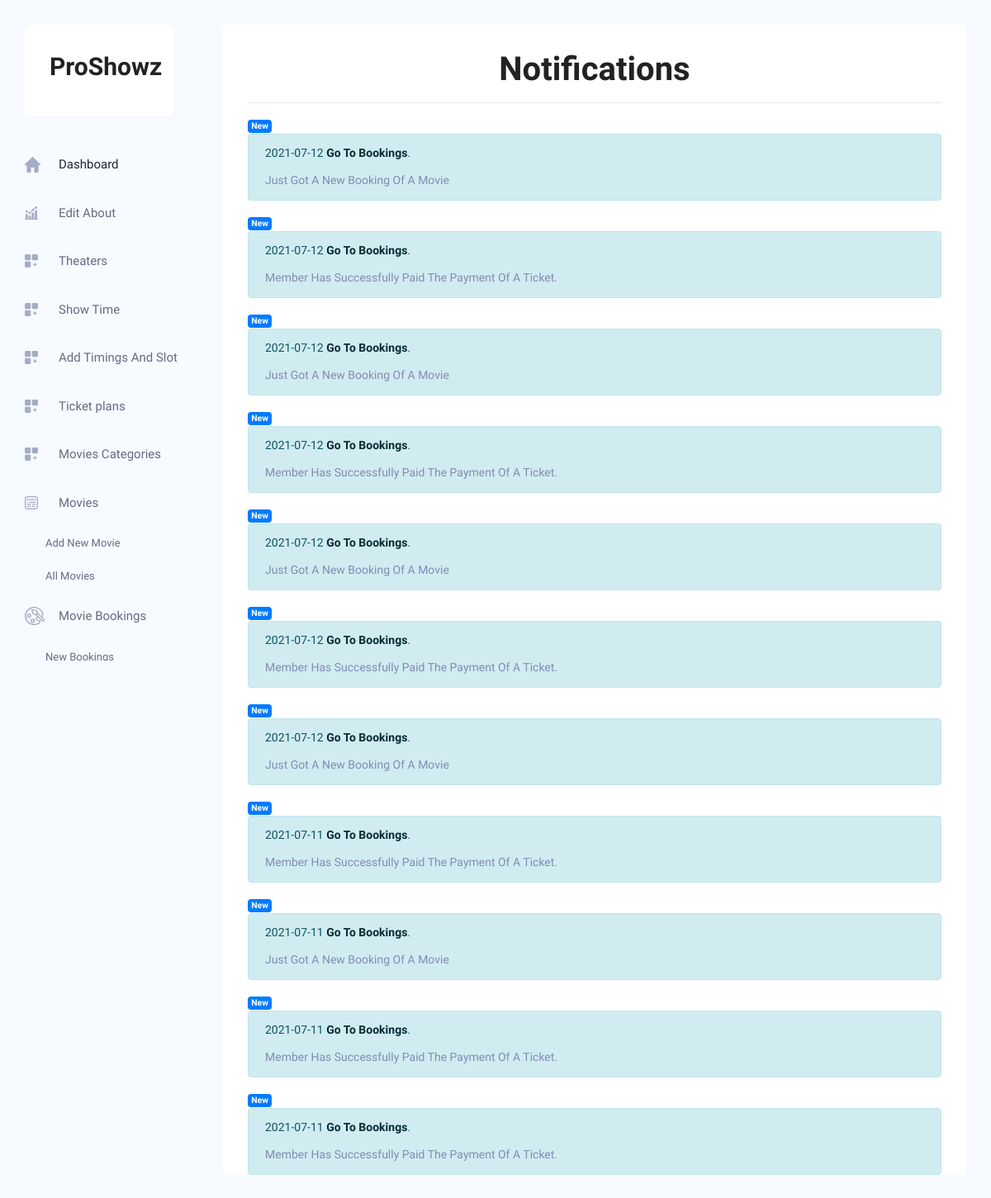
/admin/notification.php (signed in), run on the app's committed database.
### tables this page shows
CREATE TABLE `notifications` (
  `id` int(11) NOT NULL,
  `user_id` int(11) NOT NULL,
  `text` varchar(500) NOT NULL,
  `date` date NOT NULL,
  `text2` varchar(500) NOT NULL
);

### admin/notification.php (the view, shortened to what this page needs)
<?php
include 'connection.php';
include 'header.php';
$sql="SELECT * FROM `notifications` order by id desc";
$result=mysqli_query($conn,$sql);
?>
<body class="crm_body_bg">
<section class="main_content dashboard_part">
        <div class="main_content_iner ">
            <div class="container plr_30 body_white_bg pt_30">
            <div>
            <h1 class="text-center" style="font-size:40px;">Notifications</h1>
            <hr>
        </div>
<?php
while ($row=mysqli_fetch_array($result)) {
$release=$row[4];
?>
<?php
if ($today=$release) {
?>
  <span class="badge badge-primary">New</span>
<?php
}
?>
<div class="alert alert-info" role="alert">
   <div><?php echo $row[3]; ?><a href="new_booking.php" class="alert-link"> Go To Bookings</a>.</div>
  <p style="margin-top:10px;"><?php echo $row[4]; ?></p>
</div>
<?php
}
?>
</div>
</div>
</section>
</body>

### admin/header.php (shortened to what this page needs)
<!DOCTYPE html>
<html lang="zxx">
<head>
    <link rel="stylesheet" href="css/bootstrap.min.css" />
    <link rel="stylesheet" href="vendors/themefy_icon/themify-icons.css" />
    <link rel="stylesheet" href="vendors/swiper_slider/css/swiper.min.css" />
    <link rel="stylesheet" href="vendors/select2/css/select2.min.css" />
    <link rel="stylesheet" href="vendors/niceselect/css/nice-select.css" />
    <link rel="stylesheet" href="vendors/owl_carousel/css/owl.carousel.css" />
    <link rel="stylesheet" href="vendors/gijgo/gijgo.min.css" />
    <link rel="stylesheet" href="vendors/font_awesome/css/all.min.css" />
    <link rel="stylesheet" href="vendors/tagsinput/tagsinput.css" />
    <link rel="stylesheet" href="vendors/datatable/css/jquery.dataTables.min.css" />
    <link rel="stylesheet" href="vendors/datatable/css/responsive.dataTables.min.css" />
    <link rel="stylesheet" href="vendors/datatable/css/buttons.dataTables.min.css" />
    <link rel="stylesheet" href="vendors/text_editor/summernote-bs4.css" />
    <link rel="stylesheet" href="vendors/morris/morris.css">
    <link rel="stylesheet" href="vendors/material_icon/material-icons.css" />
    <link rel="stylesheet" href="css/metisMenu.css">
    <link rel="stylesheet" href="css/style.css" />
    <link rel="stylesheet" href="css/colors/default.css" id="colorSkinCSS">
</head>
<body class="crm_body_bg">
<nav class="sidebar">
    <div class="logo d-flex justify-content-between">
        <a href="index.html"><h2>ProShowz</h2></a>
    </div>
    <ul id="sidebar_menu">
        <li class="mm-active">
          <a class=""  href="index.php">
          <img src="img/menu-icon/1.svg" alt="">
            <span>Dashboard</span>
          </a>
        </li>
        <li class="">
          <a   class="" href="about.php" aria-expanded="false">
            <img src="img/menu-icon/7.svg" alt="">
            <span>Edit About</span>
          </a>
        <li class="">
          <a   class="" href="add_theater.php" aria-expanded="false">
            <img src="img/menu-icon/3.svg" alt="">
            <span>Theaters </span>
          </a>
          <li class="">
          <a   class="" href="movie_by_theater.php" aria-expanded="false">
            <img src="img/menu-icon/3.svg" alt="">
            <span>Show Time </span>
          </a>
          <li class="">
          <a   class="" href="timing_slot.php" aria-expanded="false">
            <img src="img/menu-icon/3.svg" alt="">
            <span>Add Timings And Slot </span>
          </a>
          <li class="">
          <a   class="" href="ticket_plan.php" aria-expanded="false">
            <img src="img/menu-icon/3.svg" alt="">
            <span>Ticket plans </span>
          </a>
        <li class="">
          <a   class="" href="category.php" aria-expanded="false">
            <img src="img/menu-icon/3.svg" alt="">
            <span>Movies Categories</span>
          </a>
          <li class="">
          <a   class="has-arrow" href="#" aria-expanded="false">
            <img src="img/menu-icon/2.svg" alt="">
            <span>Movies</span>
          </a>
          <ul>
            <li><a href="movies.php">Add New Movie</a></li>
            <li><a href="all_movies.php">All Movies</a></li>
          </ul>
        </li>
        <li class="">
          <a   class="has-arrow" href="#" aria-expanded="false">
            <img src="img/menu-icon/5.svg" alt="">
            <span>Movie Bookings</span>
          </a>
          <ul>
            <li><a href="new_booking.php">New Bookings</a></li>
          </ul>
        </li>
      </ul>
</nav>
</body>

### data on the page
notifications: shows "New", date "2021-07-12", text2 "Just Got A New Booking Of A Movie"
notifications: shows "New", date "2021-07-12", text2 "Member Has Successfully Paid The Payment Of A Ticket."
notifications: shows "New", date "2021-07-12", text2 "Just Got A New Booking Of A Movie"
notifications: shows "New", date "2021-07-12", text2 "Member Has Successfully Paid The Payment Of A Ticket."
notifications: shows "New", date "2021-07-12", text2 "Just Got A New Booking Of A Movie"
notifications: shows "New", date "2021-07-12", text2 "Member Has Successfully Paid The Payment Of A Ticket."
notifications: shows "New", date "2021-07-12", text2 "Just Got A New Booking Of A Movie"
notifications: shows "New", date "2021-07-11", text2 "Member Has Successfully Paid The Payment Of A Ticket."
notifications: shows "New", date "2021-07-11", text2 "Just Got A New Booking Of A Movie"
notifications: shows "New", date "2021-07-11", text2 "Member Has Successfully Paid The Payment Of A Ticket."
notifications: shows "New", date "2021-07-11", text2 "Member Has Successfully Paid The Payment Of A Ticket."
